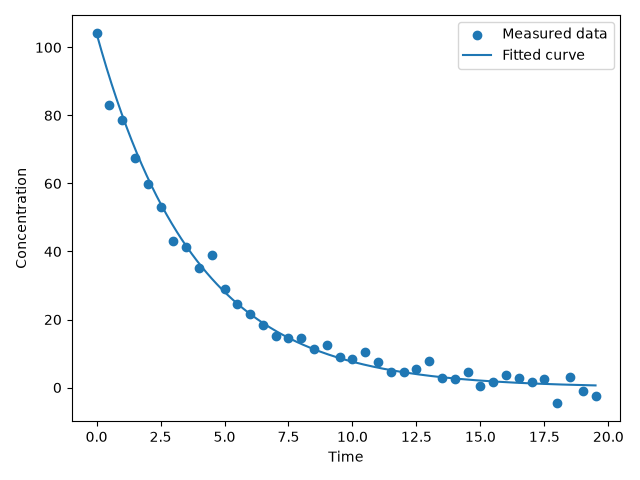

Here is the Python script that generated this plot:
"""
PW2 Lab B Part 3 -- fit a reaction's rate constant to measured data.

A first-order reaction decays as  C(t) = C0 * exp(-k*t).  You have noisy
concentration-vs-time measurements; find the k that best matches them.
Complete the TODOs. Run:  python kinetics.py
"""
import numpy as np
import matplotlib.pyplot as plt
from scipy.optimize import minimize

# TODO 1: read kinetics.csv (columns time, concentration) into arrays t, C.
#         Set C0 = the first concentration.
data = np.loadtxt("kinetics.csv", delimiter=",", skiprows=1)

t = data[:, 0]
C = data[:, 1]

C0 = C[0]

# TODO 2: write total_error(k) = sum of (measured - C0*exp(-k*t))^2.
#         This is the "how bad" number: small when the model matches the data.
def total_error(k):
    model = C0 * np.exp(-k * t)
    return np.sum((C - model)**2)


# TODO 3: minimise total_error with scipy.optimize.minimize (method "SLSQP",
#         bounds [(0, 5)], start x0=0.5). Print the fitted k.

result = minimize(
    total_error,
    [0.5],
    method="SLSQP",
    bounds=[(0, 5)]
)

k = result.x[0]

print("Fitted k:", k)

# TODO 4: plot the measured data (points) and your fitted curve (line) together.
#         Save as kinetics.png.

t_fit = np.linspace(t.min(), t.max(), 300)
C_fit = C0 * np.exp(-k * t_fit)

plt.scatter(t, C, label="Measured data")
plt.plot(t_fit, C_fit, label="Fitted curve")

plt.xlabel("Time")
plt.ylabel("Concentration")
plt.legend()
plt.tight_layout()

plt.savefig("kinetics.png")
plt.show()
